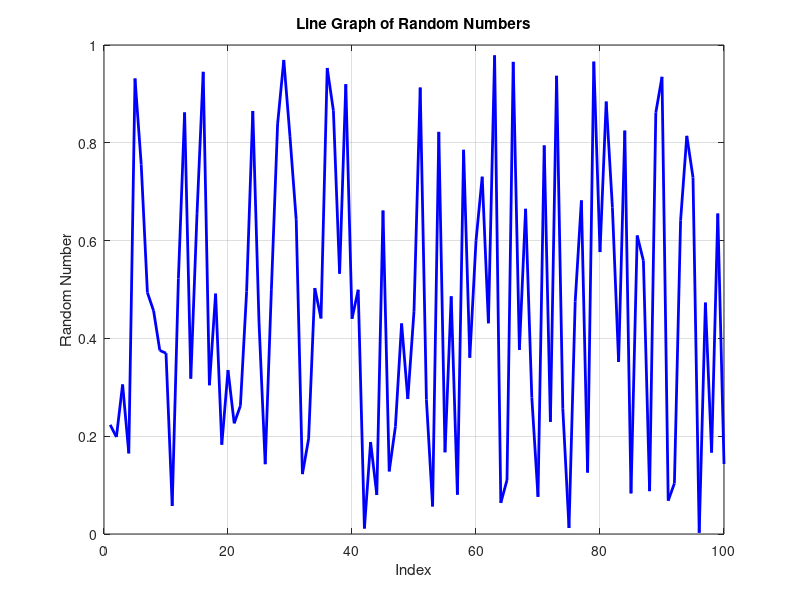

Write the MATLAB code that produced this figure.
% Random Number Sequence Generation and Plotting

% Parameters
n = 100; % Number of random numbers to generate
x = 1:n; % X-axis values (1 to n)

% Generate random numbers
random_numbers = rand(1, n); % Generate n random numbers between 0 and 1

% Plotting
figure;
plot(x, random_numbers, 'b-', 'LineWidth', 2);
xlabel('Index');
ylabel('Random Number');
title('Line Graph of Random Numbers');
grid on;

% Optional: Display the first few random numbers in the command window
disp('First few random numbers:');
disp(random_numbers(1:10));
